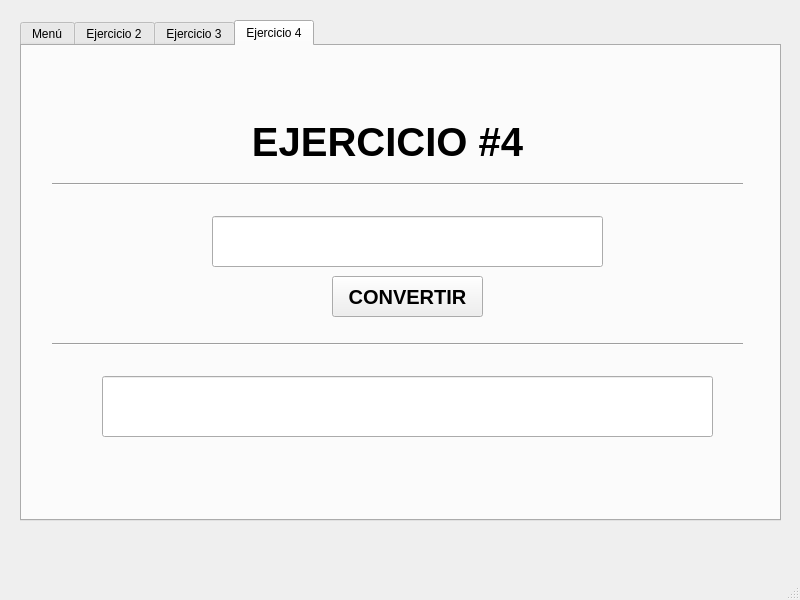
<?xml version="1.0" encoding="UTF-8"?>
<ui version="4.0">
 <class>cframe</class>
 <widget class="QMainWindow" name="cframe">
  <property name="geometry">
   <rect>
    <x>0</x>
    <y>0</y>
    <width>800</width>
    <height>600</height>
   </rect>
  </property>
  <property name="windowTitle">
   <string>cframe</string>
  </property>
  <widget class="QWidget" name="centralwidget">
   <widget class="QTabWidget" name="tabWidget">
    <property name="geometry">
     <rect>
      <x>20</x>
      <y>20</y>
      <width>761</width>
      <height>501</height>
     </rect>
    </property>
    <property name="currentIndex">
     <number>3</number>
    </property>
    <widget class="QWidget" name="tab">
     <attribute name="title">
      <string>Menú</string>
     </attribute>
     <widget class="QPushButton" name="pushButton">
      <property name="geometry">
       <rect>
        <x>280</x>
        <y>250</y>
        <width>191</width>
        <height>51</height>
       </rect>
      </property>
      <property name="font">
       <font>
        <pointsize>20</pointsize>
        <bold>true</bold>
       </font>
      </property>
      <property name="text">
       <string>MENÚ</string>
      </property>
     </widget>
     <widget class="QLabel" name="label_2">
      <property name="geometry">
       <rect>
        <x>170</x>
        <y>160</y>
        <width>411</width>
        <height>91</height>
       </rect>
      </property>
      <property name="font">
       <font>
        <pointsize>30</pointsize>
        <bold>true</bold>
       </font>
      </property>
      <property name="text">
       <string>LABORATORIO #2</string>
      </property>
      <property name="alignment">
       <set>Qt::AlignCenter</set>
      </property>
     </widget>
    </widget>
    <widget class="QWidget" name="tab_2">
     <attribute name="title">
      <string>Ejercicio 2</string>
     </attribute>
     <widget class="QLabel" name="label_3">
      <property name="geometry">
       <rect>
        <x>170</x>
        <y>20</y>
        <width>411</width>
        <height>51</height>
       </rect>
      </property>
      <property name="font">
       <font>
        <pointsize>30</pointsize>
        <bold>true</bold>
       </font>
      </property>
      <property name="text">
       <string>EJERCICIO #2</string>
      </property>
      <property name="alignment">
       <set>Qt::AlignCenter</set>
      </property>
     </widget>
     <widget class="Line" name="line">
      <property name="geometry">
       <rect>
        <x>40</x>
        <y>80</y>
        <width>691</width>
        <height>16</height>
       </rect>
      </property>
      <property name="orientation">
       <enum>Qt::Horizontal</enum>
      </property>
     </widget>
     <widget class="Line" name="line_2">
      <property name="geometry">
       <rect>
        <x>30</x>
        <y>210</y>
        <width>691</width>
        <height>16</height>
       </rect>
      </property>
      <property name="orientation">
       <enum>Qt::Horizontal</enum>
      </property>
     </widget>
     <widget class="QSpinBox" name="SPB_Piramide">
      <property name="geometry">
       <rect>
        <x>110</x>
        <y>130</y>
        <width>291</width>
        <height>41</height>
       </rect>
      </property>
      <property name="font">
       <font>
        <pointsize>20</pointsize>
        <bold>true</bold>
       </font>
      </property>
     </widget>
     <widget class="QPushButton" name="pushButton_2">
      <property name="geometry">
       <rect>
        <x>450</x>
        <y>130</y>
        <width>151</width>
        <height>41</height>
       </rect>
      </property>
      <property name="font">
       <font>
        <pointsize>15</pointsize>
        <bold>true</bold>
       </font>
      </property>
      <property name="text">
       <string>GENERAR</string>
      </property>
     </widget>
     <widget class="QTextEdit" name="TE_Piramide">
      <property name="geometry">
       <rect>
        <x>70</x>
        <y>250</y>
        <width>631</width>
        <height>201</height>
       </rect>
      </property>
      <property name="font">
       <font>
        <family>Courier New</family>
        <pointsize>25</pointsize>
       </font>
      </property>
      <property name="readOnly">
       <bool>true</bool>
      </property>
     </widget>
    </widget>
    <widget class="QWidget" name="tab_3">
     <attribute name="title">
      <string>Ejercicio 3</string>
     </attribute>
     <widget class="QPushButton" name="pushButton_3">
      <property name="geometry">
       <rect>
        <x>490</x>
        <y>190</y>
        <width>151</width>
        <height>41</height>
       </rect>
      </property>
      <property name="font">
       <font>
        <pointsize>15</pointsize>
        <bold>true</bold>
       </font>
      </property>
      <property name="text">
       <string>VERIFICAR</string>
      </property>
     </widget>
     <widget class="QLabel" name="label_4">
      <property name="geometry">
       <rect>
        <x>170</x>
        <y>90</y>
        <width>411</width>
        <height>51</height>
       </rect>
      </property>
      <property name="font">
       <font>
        <pointsize>30</pointsize>
        <bold>true</bold>
       </font>
      </property>
      <property name="text">
       <string>EJERCICIO #3</string>
      </property>
      <property name="alignment">
       <set>Qt::AlignCenter</set>
      </property>
     </widget>
     <widget class="Line" name="line_3">
      <property name="geometry">
       <rect>
        <x>30</x>
        <y>280</y>
        <width>691</width>
        <height>16</height>
       </rect>
      </property>
      <property name="orientation">
       <enum>Qt::Horizontal</enum>
      </property>
     </widget>
     <widget class="Line" name="line_4">
      <property name="geometry">
       <rect>
        <x>40</x>
        <y>150</y>
        <width>691</width>
        <height>16</height>
       </rect>
      </property>
      <property name="orientation">
       <enum>Qt::Horizontal</enum>
      </property>
     </widget>
     <widget class="QLineEdit" name="LE_Tarjeta">
      <property name="geometry">
       <rect>
        <x>140</x>
        <y>330</y>
        <width>461</width>
        <height>61</height>
       </rect>
      </property>
      <property name="font">
       <font>
        <pointsize>20</pointsize>
        <bold>true</bold>
       </font>
      </property>
      <property name="alignment">
       <set>Qt::AlignCenter</set>
      </property>
     </widget>
     <widget class="QLineEdit" name="TE_Tarjeta">
      <property name="geometry">
       <rect>
        <x>80</x>
        <y>190</y>
        <width>391</width>
        <height>51</height>
       </rect>
      </property>
      <property name="font">
       <font>
        <pointsize>20</pointsize>
        <bold>true</bold>
       </font>
      </property>
      <property name="alignment">
       <set>Qt::AlignLeading|Qt::AlignLeft|Qt::AlignVCenter</set>
      </property>
     </widget>
    </widget>
    <widget class="QWidget" name="tab_4">
     <attribute name="title">
      <string>Ejercicio 4</string>
     </attribute>
     <widget class="QLabel" name="label_5">
      <property name="geometry">
       <rect>
        <x>160</x>
        <y>70</y>
        <width>411</width>
        <height>51</height>
       </rect>
      </property>
      <property name="font">
       <font>
        <pointsize>30</pointsize>
        <bold>true</bold>
       </font>
      </property>
      <property name="text">
       <string>EJERCICIO #4</string>
      </property>
      <property name="alignment">
       <set>Qt::AlignCenter</set>
      </property>
     </widget>
     <widget class="Line" name="line_5">
      <property name="geometry">
       <rect>
        <x>30</x>
        <y>130</y>
        <width>691</width>
        <height>16</height>
       </rect>
      </property>
      <property name="orientation">
       <enum>Qt::Horizontal</enum>
      </property>
     </widget>
     <widget class="QLineEdit" name="TE_Conversiones">
      <property name="geometry">
       <rect>
        <x>190</x>
        <y>170</y>
        <width>391</width>
        <height>51</height>
       </rect>
      </property>
      <property name="font">
       <font>
        <pointsize>20</pointsize>
        <bold>true</bold>
       </font>
      </property>
      <property name="alignment">
       <set>Qt::AlignLeading|Qt::AlignLeft|Qt::AlignVCenter</set>
      </property>
     </widget>
     <widget class="QPushButton" name="pushButton_4">
      <property name="geometry">
       <rect>
        <x>310</x>
        <y>230</y>
        <width>151</width>
        <height>41</height>
       </rect>
      </property>
      <property name="font">
       <font>
        <pointsize>15</pointsize>
        <bold>true</bold>
       </font>
      </property>
      <property name="text">
       <string>CONVERTIR</string>
      </property>
     </widget>
     <widget class="Line" name="line_6">
      <property name="geometry">
       <rect>
        <x>30</x>
        <y>290</y>
        <width>691</width>
        <height>16</height>
       </rect>
      </property>
      <property name="orientation">
       <enum>Qt::Horizontal</enum>
      </property>
     </widget>
     <widget class="QLineEdit" name="LE_Conversiones">
      <property name="geometry">
       <rect>
        <x>80</x>
        <y>330</y>
        <width>611</width>
        <height>61</height>
       </rect>
      </property>
      <property name="font">
       <font>
        <pointsize>20</pointsize>
        <bold>true</bold>
       </font>
      </property>
      <property name="alignment">
       <set>Qt::AlignCenter</set>
      </property>
     </widget>
    </widget>
   </widget>
  </widget>
  <widget class="QMenuBar" name="menubar">
   <property name="geometry">
    <rect>
     <x>0</x>
     <y>0</y>
     <width>800</width>
     <height>36</height>
    </rect>
   </property>
  </widget>
  <widget class="QStatusBar" name="statusbar"/>
 </widget>
 <resources/>
 <connections/>
</ui>
